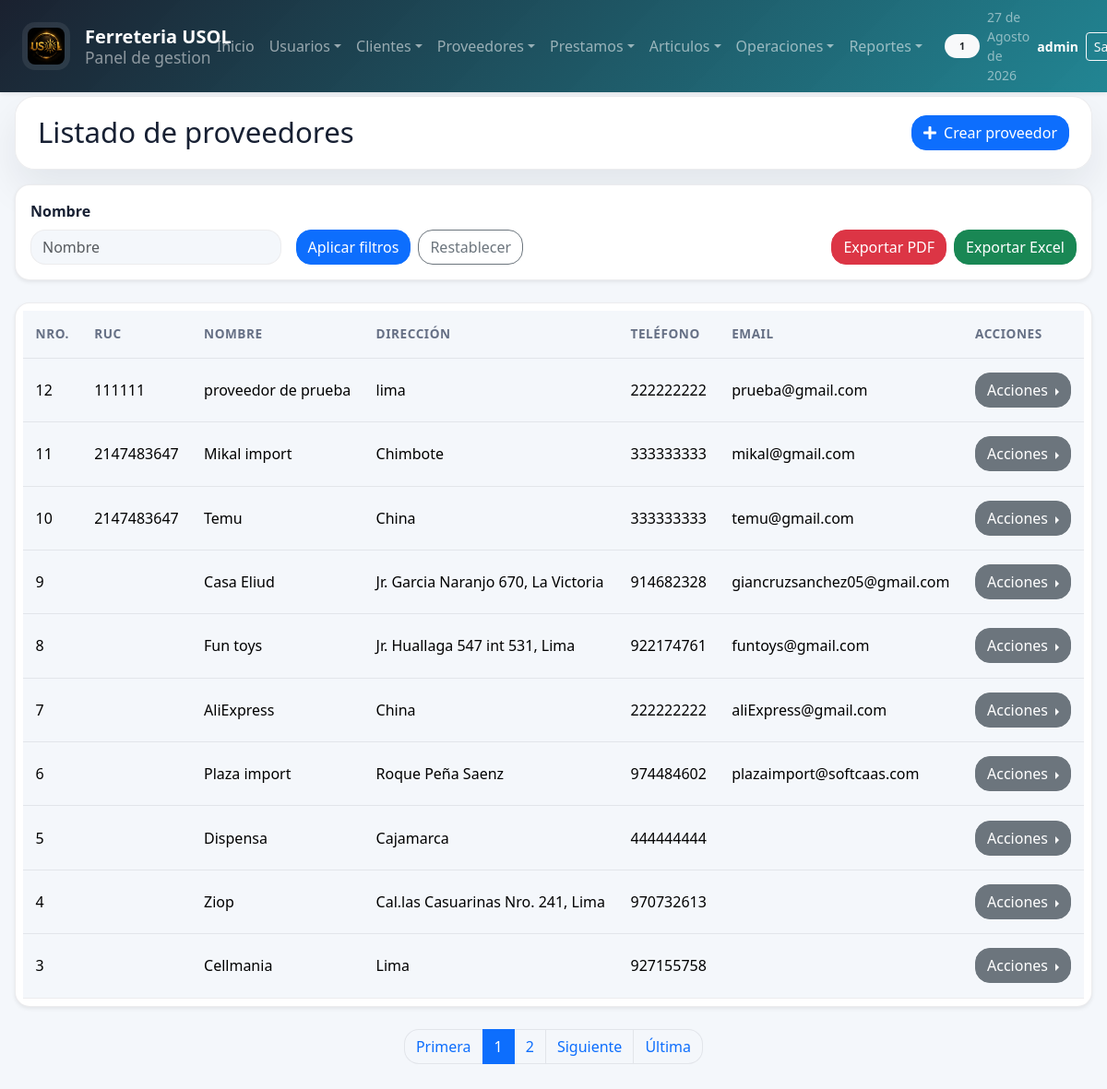
The page /sistema/proveedores/lista_proveedores.php (signed in) on the database its author committed.
### tables this page shows
CREATE TABLE `proveedores` (
  `IdProveedor` int(11) NOT NULL AUTO_INCREMENT,
  `ruc` int(20) DEFAULT NULL,
  `Nombre` varchar(50) NOT NULL,
  `Direccion` varchar(50) DEFAULT NULL,
  `Telefono` int(11) NOT NULL,
  `Email` varchar(50) DEFAULT NULL,
  PRIMARY KEY (`IdProveedor`)
);

### sistema/proveedores/lista_proveedores.php (the view, shortened to what this page needs)
<?php
    include "../../conexion.php";
    include "../includes/paginador.php";
    $results_per_page = 10;
    $current_page = isset($_GET['page']) ? intval($_GET['page']) : 1;
    $consulta = "
        SELECT *
        FROM proveedores
        ORDER BY IdProveedor DESC
    ";
    $where = "
        proveedores
        ORDER BY IdProveedor DESC
    ";
    list($result, $total_records) = getPaginatedDataArticulos($conexionDB, $consulta, $where, $current_page, $results_per_page);
    $row = $result->num_rows;
?>
<!DOCTYPE html>
<html lang="es">
<head>
	<?php include "../includes/scripts_2.php"; ?>
</head>
<body>
    <?php include "../includes/header_2.php"; ?>
	<section id="container">
        <div class="title_container">
            <h1>Listado de proveedores</h1>
            <a href="registro_proveedor.php" class="btn_new"><i class="fas fa-plus"></i> Crear proveedor</a>
        </div>
        <div class="header_container">
            <div class="row g-3 align-items-end">
                <div class="col-12 col-md-4 col-lg-3">
                    <label for="busquedaProveedor">Nombre</label>
                    <input class="filtrosBusqueda" type="text" name="busquedaProveedor" id="busquedaProveedor" placeholder="Nombre">
                </div>
                <div class="col-12 col-md-4 col-lg-3">
                    <div class="d-flex gap-2">
                        <button type="button" class="btn btn-primary" onclick="buscarProveedor()">Aplicar filtros</button>
                        <a href="lista_proveedores.php" class="btn btn-outline-secondary">Restablecer</a>
                    </div>
                </div>
                <div class="col-12 col-md-4 col-lg-4 ms-lg-auto">
                    <div class="d-flex gap-2 justify-content-md-end">
                        <button type="button" class="btn btn-danger" onclick="exportarProveedoresPDF()">Exportar PDF</button>
                        <button type="button" class="btn btn-success" onclick="exportarProveedoresEXCEL()">Exportar Excel</button>
                    </div>
                </div>
            </div>
        </div>
        <div class="containerTable">
            <table id="tablaProveedores">
                <thead>
                    <tr>
                        <th>Nro.</th>
                        <th>Ruc</th>
                        <th>Nombre</th>
                        <th>Dirección</th>
                        <th>Teléfono</th>
                        <th>Email</th>
                        <th>Acciones</th>
                    </tr>
                </thead>
                <tbody>
                    <?php
                        if($row > 0){
                            while ($data = $result->fetch_assoc()){
                            ?>
                                <tr>
                                    <td><?php echo $data["IdProveedor"]; ?></td>
                                    <td><?php echo $data['ruc']; ?></td>
                                    <td><?php echo $data["Nombre"]; ?></td>
                                    <td><?php echo $data["Direccion"]; ?></td>
                                    <td><?php echo $data["Telefono"]; ?></td>
                                    <td><?php echo $data["Email"]; ?></td>
                                    <td>
                                        <div class="btn-group dropend">
                                            <button class="btn btn-secondary dropdown-toggle" type="button" data-bs-toggle="dropdown" aria-expanded="false">
                                                Acciones
                                            </button>
                                        </div>
                                    </td>
                                </tr>
                    <?php
                            }
                        }
                    ?>
                </tbody>
            </table>
        </div>
	</section>
</body>
</html>

### sistema/css/style.css (style rules this page uses)
:root, [data-bs-theme=light] { --bs-primary: #0f7b8a; --bs-primary-rgb: 15, 123, 138; --bs-secondary: #475467; --bs-secondary-rgb: 71, 84, 103; --bs-success: #15803d; --bs-info: #0ea5e9; --bs-warning: #d97706; --bs-danger: #dc2626; --bs-dark: #111827; --bs-body-bg: #f4f7fb; --bs-body-color: #172033; --bs-border-color: rgba(15, 23, 42, 0.08); --bs-border-radius: 1rem; --bs-border-radius-lg: 1.35rem; --bs-box-shadow: 0 20px 45px rgba(15, 23, 42, 0.08); --app-surface: rgba(255, 255, 255, 0.96); --app-muted: #667085; }
* { box-sizing: border-box; }
html { scroll-behavior: smooth; }
body { min-height: 100vh; background: var(--bs-body-bg); color: var(--bs-body-color); font-family: "Segoe UI", Tahoma, Geneva, Verdana, sans-serif; }
a { text-decoration: none; }
#container { padding: 6.5rem 1rem 2rem; }
.title_container, .header_container, .info_caja, .chart-container, .divInfoSistema, .containerDataUser, .containerDataEmpresa, .data_delete { background: var(--app-surface); border: 1px solid var(--bs-border-color); border-radius: var(--bs-border-radius-lg); box-shadow: var(--bs-box-shadow); }
.title_container { padding: 1.25rem 1.5rem; margin-bottom: 1rem; }
.title_container h1, #container > h1 { margin: 0; font-size: clamp(1.5rem, 1.2rem + 1vw, 2.2rem); }
.header_container { padding: 1.25rem; }
.containerTable { margin-bottom: 1.5rem; }
.containerTable table { min-width: 780px; }
.table > :not(caption) > * > * { padding: 0.95rem 0.85rem; }
.table thead th { color: var(--app-muted); font-size: 0.85rem; font-weight: 700; text-transform: uppercase; letter-spacing: 0.04em; }
.btn_new, .btn_pdf, .btn_excel, .btn_save, .btn_save_1, .link_delete_1 { display: inline-flex; align-items: center; justify-content: center; gap: 0.5rem; }

### rows shown on the page
proveedores: IdProveedor "12", ruc "111111", Nombre "proveedor de prueba", Direccion "lima", Telefono "222222222", Email "prueba@gmail.com"
proveedores: IdProveedor "11", ruc "2147483647", Nombre "Mikal import", Direccion "Chimbote", Telefono "333333333", Email "mikal@gmail.com"
proveedores: IdProveedor "10", ruc "2147483647", Nombre "Temu", Direccion "China", Telefono "333333333", Email "temu@gmail.com"
proveedores: IdProveedor "9", Nombre "Casa Eliud", Direccion "Jr. Garcia Naranjo 670, La Victoria", Telefono "914682328", Email "giancruzsanchez05@gmail.com"
proveedores: IdProveedor "8", Nombre "Fun toys", Direccion "Jr. Huallaga 547 int 531, Lima", Telefono "922174761", Email "funtoys@gmail.com"
proveedores: IdProveedor "7", Nombre "AliExpress", Direccion "China", Telefono "222222222", Email "aliExpress@gmail.com"
proveedores: IdProveedor "6", Nombre "Plaza import", Direccion "Roque Peña Saenz", Telefono "974484602", Email "plazaimport@softcaas.com"
proveedores: IdProveedor "5", Nombre "Dispensa", Direccion "Cajamarca", Telefono "444444444"
proveedores: IdProveedor "4", Nombre "Ziop", Direccion "Cal.las Casuarinas Nro. 241, Lima", Telefono "970732613"
proveedores: IdProveedor "3", Nombre "Cellmania", Direccion "Lima", Telefono "927155758"

### other values the page prints
$_SESSION['rol_name'] "1"
fechaC() "27 de Agosto de 2026"
$_SESSION['user'] "admin"
